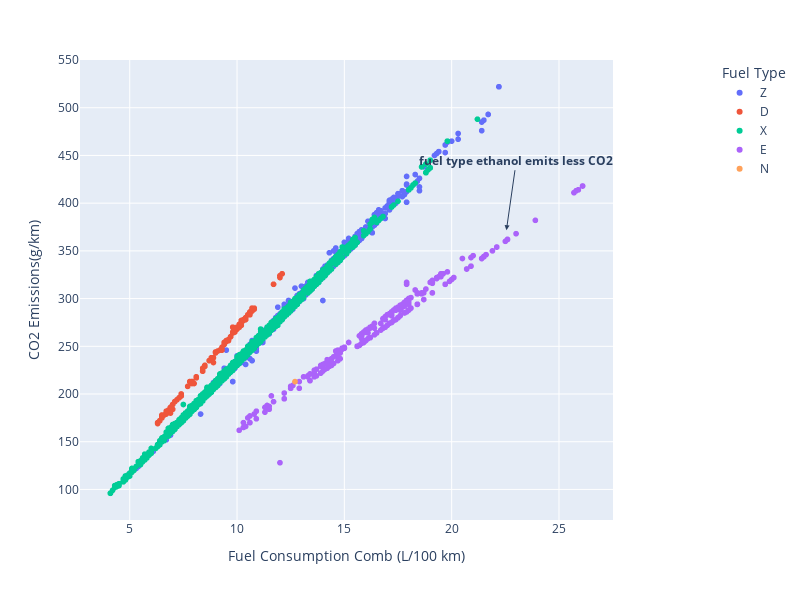

Notebook cell for this chart:
### Code cell
#plotly scatter
fig = px.scatter(
  data_frame=df_co2, x='Fuel Consumption Comb (L/100 km)', y='CO2 Emissions(g/km)', color='Fuel Type', width=800, height=600
)
fig.update_layout(legend_x=1.2, legend_y=1)

fig.add_annotation(  #그래프에 주석 추가하기
  #x=20, y=130,
  x=0.8, y=0.63, #상대좌표
  text='<b>fuel type ethanol emits less CO2</b>',
  yref = 'y domain', xref='x domain', #domain: 데이터 값이 아니라 그래프 영역(0~1) 의 상대적 위치로 해석
  showarrow=True, arrowhead=2,
   ax=10, ay=-70        # 화살표 시작 위치 (텍스트 기준, 방향 제어)
)
fig.show()

### Figure 1 — Plotly figure (JSON) as saved in the notebook; plotly's stock layout.template omitted (floating-point values rounded to 4 significant figures; data arrays with more than 128 entries replaced by an {"elided": "..."} marker saying what was removed)
{"data": [{"hovertemplate": "Fuel Type=Z<br>Fuel Consumption Comb (L/100 km)=%{x}<br>CO2 Emissions(g/km)=%{y}<extra></extra>", "legendgroup": "Z", "marker": {"color": "#636efa", "symbol": "circle"}, "mode": "markers", "name": "Z", "showlegend": true, "type": "scattergl", "x": {"elided": "3202 float values"}, "xaxis": "x", "y": {"elided": "3202 int values"}, "yaxis": "y"}, {"hovertemplate": "Fuel Type=D<br>Fuel Consumption Comb (L/100 km)=%{x}<br>CO2 Emissions(g/km)=%{y}<extra></extra>", "legendgroup": "D", "marker": {"color": "#EF553B", "symbol": "circle"}, "mode": "markers", "name": "D", "showlegend": true, "type": "scattergl", "x": {"elided": "175 float values"}, "xaxis": "x", "y": {"elided": "175 int values"}, "yaxis": "y"}, {"hovertemplate": "Fuel Type=X<br>Fuel Consumption Comb (L/100 km)=%{x}<br>CO2 Emissions(g/km)=%{y}<extra></extra>", "legendgroup": "X", "marker": {"color": "#00cc96", "symbol": "circle"}, "mode": "markers", "name": "X", "showlegend": true, "type": "scattergl", "x": {"elided": "3637 float values"}, "xaxis": "x", "y": {"elided": "3637 int values"}, "yaxis": "y"}, {"hovertemplate": "Fuel Type=E<br>Fuel Consumption Comb (L/100 km)=%{x}<br>CO2 Emissions(g/km)=%{y}<extra></extra>", "legendgroup": "E", "marker": {"color": "#ab63fa", "symbol": "circle"}, "mode": "markers", "name": "E", "showlegend": true, "type": "scattergl", "x": {"elided": "370 float values"}, "xaxis": "x", "y": {"elided": "370 int values"}, "yaxis": "y"}, {"hovertemplate": "Fuel Type=N<br>Fuel Consumption Comb (L/100 km)=%{x}<br>CO2 Emissions(g/km)=%{y}<extra></extra>", "legendgroup": "N", "marker": {"color": "#FFA15A", "symbol": "circle"}, "mode": "markers", "name": "N", "showlegend": true, "type": "scattergl", "x": [12.7], "xaxis": "x", "y": [213], "yaxis": "y"}], "layout": {"annotations": [{"arrowhead": 2, "ax": 10, "ay": -70, "showarrow": true, "text": "<b>fuel type ethanol emits less CO2</b>", "x": 0.8, "xref": "x domain", "y": 0.63, "yref": "y domain"}], "height": 600, "legend": {"title": {"text": "Fuel Type"}, "tracegroupgap": 0, "x": 1.2, "y": 1}, "margin": {"t": 60}, "width": 800, "xaxis": {"anchor": "y", "domain": [0, 1], "title": {"text": "Fuel Consumption Comb (L/100 km)"}}, "yaxis": {"anchor": "x", "domain": [0, 1], "title": {"text": "CO2 Emissions(g/km)"}}}}
